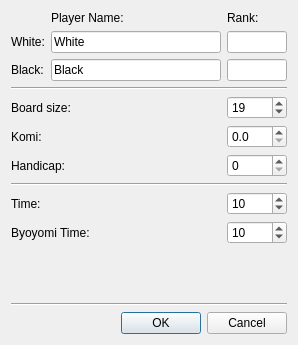
<?xml version="1.0" encoding="UTF-8"?>
<ui version="4.0">
 <class>NewLocalGameDialog</class>
 <widget class="QDialog" name="NewLocalGameDialog">
  <property name="geometry">
   <rect>
    <x>0</x>
    <y>0</y>
    <width>298</width>
    <height>345</height>
   </rect>
  </property>
  <property name="maximumSize">
   <size>
    <width>300</width>
    <height>380</height>
   </size>
  </property>
  <property name="windowTitle">
   <string>New Game</string>
  </property>
  <layout class="QGridLayout">
   <property name="spacing">
    <number>6</number>
   </property>
   <item row="0" column="0">
    <widget class="QFrame" name="Frame13">
     <property name="frameShape">
      <enum>QFrame::NoFrame</enum>
     </property>
     <layout class="QGridLayout">
      <property name="leftMargin">
       <number>0</number>
      </property>
      <property name="topMargin">
       <number>0</number>
      </property>
      <property name="rightMargin">
       <number>0</number>
      </property>
      <property name="bottomMargin">
       <number>0</number>
      </property>
      <property name="spacing">
       <number>6</number>
      </property>
      <item row="1" column="0">
       <widget class="QLabel" name="TextLabel2">
        <property name="text">
         <string>White:</string>
        </property>
        <property name="wordWrap">
         <bool>false</bool>
        </property>
       </widget>
      </item>
      <item row="2" column="0">
       <widget class="QLabel" name="TextLabel1">
        <property name="text">
         <string>Black:</string>
        </property>
        <property name="wordWrap">
         <bool>false</bool>
        </property>
       </widget>
      </item>
      <item row="2" column="1">
       <widget class="QLineEdit" name="playerBlackEdit">
        <property name="text">
         <string>Black</string>
        </property>
       </widget>
      </item>
      <item row="0" column="1">
       <widget class="QLabel" name="TextLabel2_2">
        <property name="text">
         <string>Player Name:</string>
        </property>
        <property name="wordWrap">
         <bool>false</bool>
        </property>
       </widget>
      </item>
      <item row="1" column="1">
       <widget class="QLineEdit" name="playerWhiteEdit">
        <property name="text">
         <string>White</string>
        </property>
       </widget>
      </item>
      <item row="1" column="2">
       <widget class="QLineEdit" name="playerWhiteRkEdit">
        <property name="maximumSize">
         <size>
          <width>60</width>
          <height>16777215</height>
         </size>
        </property>
       </widget>
      </item>
      <item row="2" column="2">
       <widget class="QLineEdit" name="playerBlackRkEdit">
        <property name="maximumSize">
         <size>
          <width>60</width>
          <height>16777215</height>
         </size>
        </property>
       </widget>
      </item>
      <item row="0" column="2">
       <widget class="QLabel" name="TextLabel2_3">
        <property name="text">
         <string>Rank:</string>
        </property>
        <property name="wordWrap">
         <bool>false</bool>
        </property>
       </widget>
      </item>
     </layout>
    </widget>
   </item>
   <item row="2" column="0">
    <widget class="QFrame" name="Frame14">
     <property name="frameShape">
      <enum>QFrame::NoFrame</enum>
     </property>
     <layout class="QGridLayout">
      <property name="leftMargin">
       <number>0</number>
      </property>
      <property name="topMargin">
       <number>0</number>
      </property>
      <property name="rightMargin">
       <number>0</number>
      </property>
      <property name="bottomMargin">
       <number>0</number>
      </property>
      <property name="spacing">
       <number>6</number>
      </property>
      <item row="0" column="0">
       <layout class="QHBoxLayout">
        <property name="spacing">
         <number>6</number>
        </property>
        <property name="leftMargin">
         <number>0</number>
        </property>
        <property name="topMargin">
         <number>0</number>
        </property>
        <property name="rightMargin">
         <number>0</number>
        </property>
        <property name="bottomMargin">
         <number>0</number>
        </property>
        <item>
         <widget class="QLabel" name="TextLabel3">
          <property name="text">
           <string>Board size:</string>
          </property>
          <property name="wordWrap">
           <bool>false</bool>
          </property>
         </widget>
        </item>
        <item>
         <widget class="QSpinBox" name="boardSizeSpin">
          <property name="maximumSize">
           <size>
            <width>60</width>
            <height>32767</height>
           </size>
          </property>
          <property name="minimum">
           <number>4</number>
          </property>
          <property name="maximum">
           <number>52</number>
          </property>
          <property name="value">
           <number>19</number>
          </property>
         </widget>
        </item>
       </layout>
      </item>
      <item row="2" column="0">
       <layout class="QHBoxLayout">
        <property name="spacing">
         <number>6</number>
        </property>
        <property name="leftMargin">
         <number>0</number>
        </property>
        <property name="topMargin">
         <number>0</number>
        </property>
        <property name="rightMargin">
         <number>0</number>
        </property>
        <property name="bottomMargin">
         <number>0</number>
        </property>
        <item>
         <widget class="QLabel" name="TextLabel5">
          <property name="text">
           <string>Handicap:</string>
          </property>
          <property name="wordWrap">
           <bool>false</bool>
          </property>
         </widget>
        </item>
        <item>
         <widget class="QSpinBox" name="handicapSpin">
          <property name="maximumSize">
           <size>
            <width>60</width>
            <height>32767</height>
           </size>
          </property>
          <property name="maximum">
           <number>13</number>
          </property>
         </widget>
        </item>
       </layout>
      </item>
      <item row="1" column="0">
       <layout class="QHBoxLayout">
        <property name="spacing">
         <number>6</number>
        </property>
        <property name="leftMargin">
         <number>0</number>
        </property>
        <property name="topMargin">
         <number>0</number>
        </property>
        <property name="rightMargin">
         <number>0</number>
        </property>
        <property name="bottomMargin">
         <number>0</number>
        </property>
        <item>
         <widget class="QLabel" name="TextLabel4">
          <property name="text">
           <string>Komi:</string>
          </property>
          <property name="wordWrap">
           <bool>false</bool>
          </property>
         </widget>
        </item>
        <item>
         <widget class="KomiSpinBox" name="komiSpin">
          <property name="maximumSize">
           <size>
            <width>60</width>
            <height>32767</height>
           </size>
          </property>
          <property name="focusPolicy">
           <enum>Qt::StrongFocus</enum>
          </property>
          <property name="acceptDrops">
           <bool>true</bool>
          </property>
          <property name="decimals">
           <number>1</number>
          </property>
         </widget>
        </item>
       </layout>
      </item>
     </layout>
    </widget>
   </item>
   <item row="7" column="0">
    <widget class="QFrame" name="frame">
     <layout class="QHBoxLayout">
      <property name="spacing">
       <number>6</number>
      </property>
      <property name="leftMargin">
       <number>0</number>
      </property>
      <property name="topMargin">
       <number>0</number>
      </property>
      <property name="rightMargin">
       <number>0</number>
      </property>
      <property name="bottomMargin">
       <number>0</number>
      </property>
      <item>
       <spacer name="Horizontal Spacing2">
        <property name="orientation">
         <enum>Qt::Horizontal</enum>
        </property>
        <property name="sizeType">
         <enum>QSizePolicy::Expanding</enum>
        </property>
        <property name="sizeHint" stdset="0">
         <size>
          <width>20</width>
          <height>20</height>
         </size>
        </property>
       </spacer>
      </item>
      <item>
       <widget class="QDialogButtonBox" name="buttonBox">
        <property name="standardButtons">
         <set>QDialogButtonBox::Cancel|QDialogButtonBox::Ok</set>
        </property>
       </widget>
      </item>
     </layout>
    </widget>
   </item>
   <item row="1" column="0">
    <widget class="Line" name="line">
     <property name="orientation">
      <enum>Qt::Horizontal</enum>
     </property>
    </widget>
   </item>
   <item row="4" column="0">
    <widget class="QFrame" name="Frame14_2">
     <property name="frameShape">
      <enum>QFrame::NoFrame</enum>
     </property>
     <layout class="QGridLayout">
      <property name="leftMargin">
       <number>0</number>
      </property>
      <property name="topMargin">
       <number>0</number>
      </property>
      <property name="rightMargin">
       <number>0</number>
      </property>
      <property name="bottomMargin">
       <number>0</number>
      </property>
      <property name="spacing">
       <number>6</number>
      </property>
      <item row="1" column="0">
       <layout class="QHBoxLayout">
        <property name="spacing">
         <number>6</number>
        </property>
        <property name="leftMargin">
         <number>0</number>
        </property>
        <property name="topMargin">
         <number>0</number>
        </property>
        <property name="rightMargin">
         <number>0</number>
        </property>
        <property name="bottomMargin">
         <number>0</number>
        </property>
        <item>
         <widget class="QLabel" name="TextLabel7">
          <property name="text">
           <string>Byoyomi Time:</string>
          </property>
          <property name="wordWrap">
           <bool>false</bool>
          </property>
         </widget>
        </item>
        <item>
         <widget class="QSpinBox" name="byoTimeSpin">
          <property name="maximumSize">
           <size>
            <width>60</width>
            <height>32767</height>
           </size>
          </property>
          <property name="toolTip">
           <string>Additional time for 25 moves; after 25 moves the byoyomi time starts again and again</string>
          </property>
          <property name="value">
           <number>10</number>
          </property>
         </widget>
        </item>
       </layout>
      </item>
      <item row="0" column="0">
       <layout class="QHBoxLayout">
        <property name="spacing">
         <number>6</number>
        </property>
        <property name="leftMargin">
         <number>0</number>
        </property>
        <property name="topMargin">
         <number>0</number>
        </property>
        <property name="rightMargin">
         <number>0</number>
        </property>
        <property name="bottomMargin">
         <number>0</number>
        </property>
        <item>
         <widget class="QLabel" name="TextLabel6">
          <property name="text">
           <string>Time:</string>
          </property>
          <property name="wordWrap">
           <bool>false</bool>
          </property>
         </widget>
        </item>
        <item>
         <widget class="QSpinBox" name="timeSpin">
          <property name="maximumSize">
           <size>
            <width>60</width>
            <height>32767</height>
           </size>
          </property>
          <property name="toolTip">
           <string>Playing time</string>
          </property>
          <property name="value">
           <number>10</number>
          </property>
         </widget>
        </item>
       </layout>
      </item>
     </layout>
    </widget>
   </item>
   <item row="5" column="0">
    <spacer name="verticalSpacer">
     <property name="orientation">
      <enum>Qt::Vertical</enum>
     </property>
     <property name="sizeHint" stdset="0">
      <size>
       <width>20</width>
       <height>1</height>
      </size>
     </property>
    </spacer>
   </item>
   <item row="3" column="0">
    <widget class="Line" name="line_2">
     <property name="orientation">
      <enum>Qt::Horizontal</enum>
     </property>
    </widget>
   </item>
   <item row="6" column="0">
    <widget class="Line" name="line_3">
     <property name="orientation">
      <enum>Qt::Horizontal</enum>
     </property>
    </widget>
   </item>
  </layout>
 </widget>
 <customwidgets>
  <customwidget>
   <class>KomiSpinBox</class>
   <extends>QDoubleSpinBox</extends>
   <header>komispinbox.h</header>
  </customwidget>
 </customwidgets>
 <tabstops>
  <tabstop>playerWhiteEdit</tabstop>
  <tabstop>playerWhiteRkEdit</tabstop>
  <tabstop>playerBlackEdit</tabstop>
  <tabstop>playerBlackRkEdit</tabstop>
  <tabstop>boardSizeSpin</tabstop>
  <tabstop>komiSpin</tabstop>
  <tabstop>handicapSpin</tabstop>
  <tabstop>timeSpin</tabstop>
  <tabstop>byoTimeSpin</tabstop>
 </tabstops>
 <resources/>
 <connections/>
</ui>
